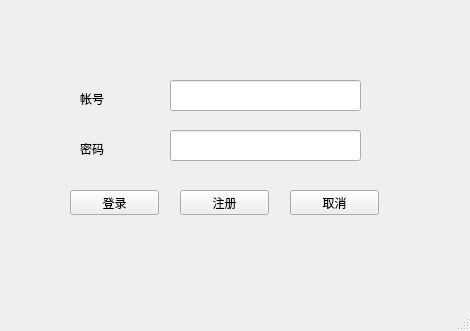
<?xml version="1.0" encoding="UTF-8"?>
<ui version="4.0">
 <class>LoginWin</class>
 <widget class="QMainWindow" name="LoginWin">
  <property name="geometry">
   <rect>
    <x>0</x>
    <y>0</y>
    <width>470</width>
    <height>331</height>
   </rect>
  </property>
  <property name="windowTitle">
   <string>MainWindow</string>
  </property>
  <widget class="QWidget" name="centralwidget">
   <widget class="QPushButton" name="BtnOK">
    <property name="geometry">
     <rect>
      <x>70</x>
      <y>190</y>
      <width>89</width>
      <height>25</height>
     </rect>
    </property>
    <property name="text">
     <string>登录</string>
    </property>
   </widget>
   <widget class="QPushButton" name="BtnRgs">
    <property name="geometry">
     <rect>
      <x>180</x>
      <y>190</y>
      <width>89</width>
      <height>25</height>
     </rect>
    </property>
    <property name="text">
     <string>注册</string>
    </property>
   </widget>
   <widget class="QPushButton" name="BtnCancel">
    <property name="geometry">
     <rect>
      <x>290</x>
      <y>190</y>
      <width>89</width>
      <height>25</height>
     </rect>
    </property>
    <property name="text">
     <string>取消</string>
    </property>
   </widget>
   <widget class="QLineEdit" name="Editusrid">
    <property name="geometry">
     <rect>
      <x>170</x>
      <y>80</y>
      <width>191</width>
      <height>31</height>
     </rect>
    </property>
   </widget>
   <widget class="QLineEdit" name="Editusrpwd">
    <property name="geometry">
     <rect>
      <x>170</x>
      <y>130</y>
      <width>191</width>
      <height>31</height>
     </rect>
    </property>
   </widget>
   <widget class="QLabel" name="labusrid">
    <property name="geometry">
     <rect>
      <x>80</x>
      <y>90</y>
      <width>67</width>
      <height>17</height>
     </rect>
    </property>
    <property name="text">
     <string>帐号</string>
    </property>
   </widget>
   <widget class="QLabel" name="labusrpwd">
    <property name="geometry">
     <rect>
      <x>80</x>
      <y>140</y>
      <width>67</width>
      <height>17</height>
     </rect>
    </property>
    <property name="text">
     <string>密码</string>
    </property>
   </widget>
  </widget>
  <widget class="QMenuBar" name="menubar">
   <property name="geometry">
    <rect>
     <x>0</x>
     <y>0</y>
     <width>470</width>
     <height>28</height>
    </rect>
   </property>
  </widget>
  <widget class="QStatusBar" name="statusbar"/>
 </widget>
 <resources/>
 <connections/>
</ui>
